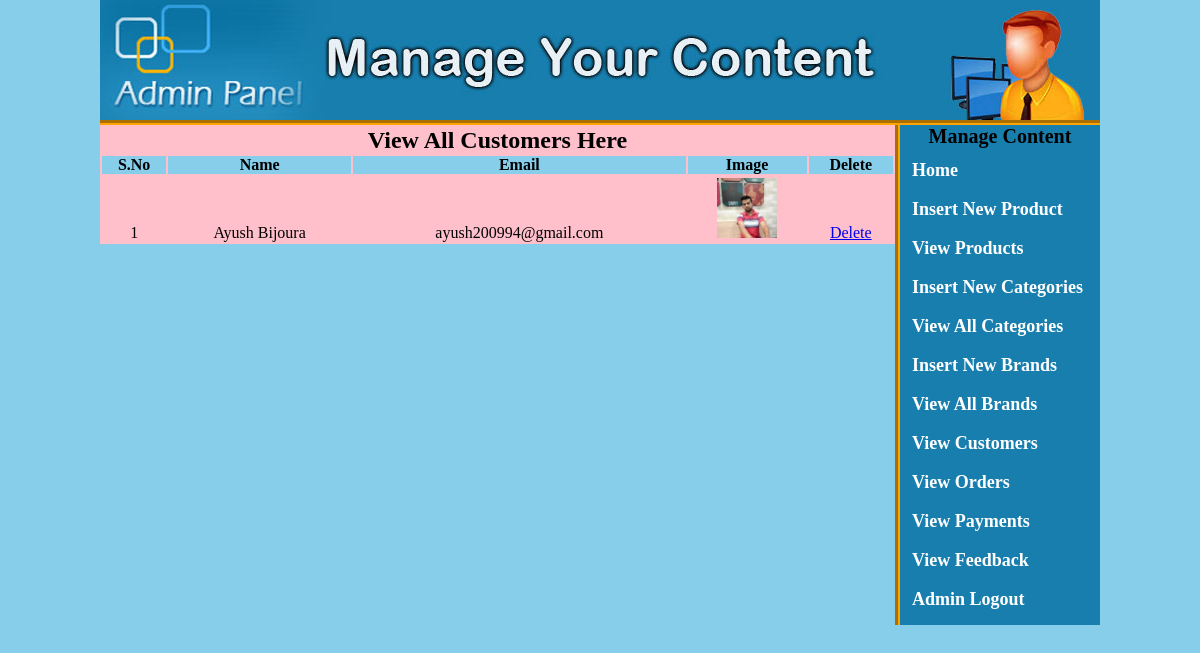
The app's page /admin_area/view_customers.php, older data.
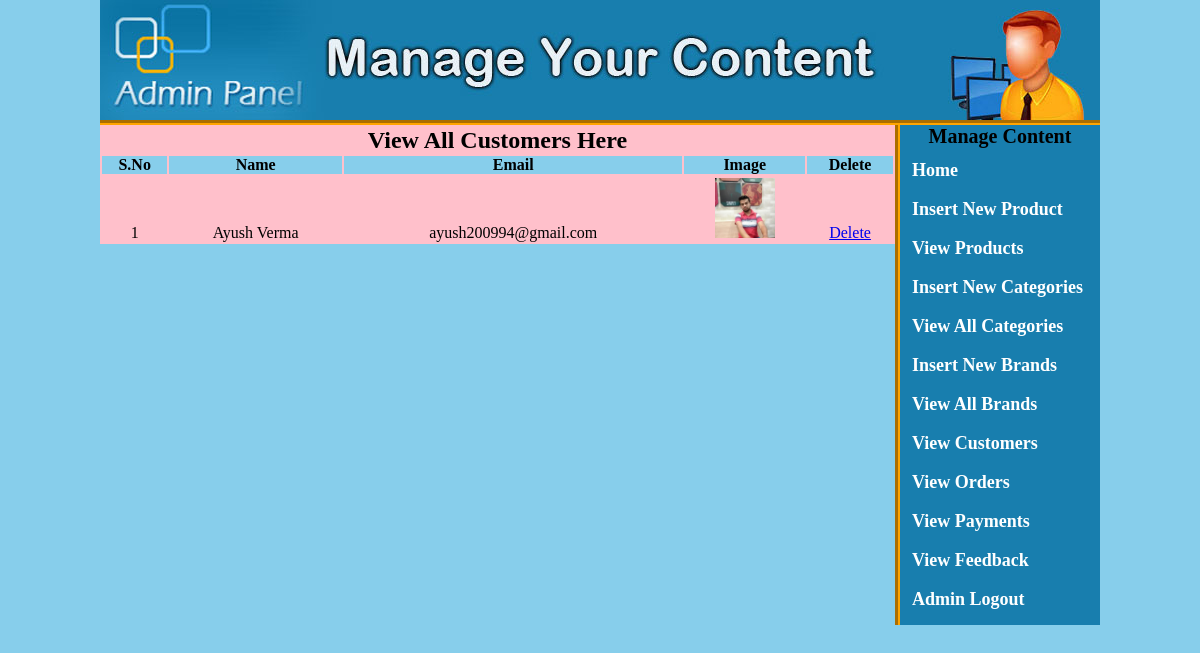
The same page, newer data.
### tables this page shows
CREATE TABLE IF NOT EXISTS `customers` (
  `customer_id` int(10) NOT NULL AUTO_INCREMENT,
  `customer_ip` varchar(255) NOT NULL,
  `customer_name` text NOT NULL,
  `customer_email` varchar(255) NOT NULL,
  `customer_pass` varchar(255) NOT NULL,
  `customer_country` text NOT NULL,
  `customer_city` text NOT NULL,
  `customer_contact` varchar(255) NOT NULL,
  `customer_address` varchar(300) NOT NULL,
  `customer_image` text NOT NULL,
  PRIMARY KEY (`customer_id`)
);

### admin_area/view_customers.php (the view, shortened to what this page needs)
<!doctype>
<html>
	<head>
	<link rel="stylesheet" href="styles/style.css" media="all"/>
	</head>
	<body>
	<div class="main_wrapper">
	<div id="header"></div>
	<div id="right">
	<p id="h"><b>Manage Content<b></p>
	<a href="index.php">Home</a>
	<a href="insert_product.php">Insert New Product</a>
	<a href="view_products.php">View Products</a>
	<a href="insert_cat.php">Insert New Categories</a>
	<a href="view_cats.php">View All Categories</a>
	<a href="index.php?insert_brand">Insert New Brands</a>
	<a href="index.php?view_brands">View All Brands</a>
	<a href="index.php?view_customers">View Customers</a>
	<a href="index.php?view_orders">View Orders</a>
	<a href="index.php?view_payments">View Payments</a>
	<a href="view_feedback.php">View Feedback</a>
	<a href="logout.php">Admin Logout</a>
	</div>
<table width="795" align="center" bgcolor="pink">
<tr align="center">
<td colspan="6"><h2><font style="font-weight:bold;">View All Customers Here</font></h2></td>
</tr>
<tr align="center" bgcolor="skyblue">
	<th><font style="font-weight:bold;">S.No</font></th>
	<th><font style="font-weight:bold;">Name</font></th>
	<th><font style="font-weight:bold;">Email</font></th>
	<th><font style="font-weight:bold;">Image</font></th>
	<th><font style="font-weight:bold;">Delete</font></th>
</tr>
<tr>
<?php
include("includes/db.php");
$get_c = "select * from customers";
$run_c = mysqli_query($con,$get_c);
$i = 0;
while($row_c = mysqli_fetch_array($run_c))
{
	$c_id = $row_c['customer_id'];
	$c_name = $row_c['customer_name'];
	$c_email = $row_c['customer_email'];
	$c_image = $row_c['customer_image'];
	$i++;
?>
<tr align="center">
	<td><?php echo $i;?></td>
	<td><?php echo $c_name;?></td>
	<td><?php echo $c_email;?></td>
	<td><img src="../customers/customer_images/<?php echo $c_image;?>" width="60" height="60"/></td>
	<td><a href="delete_c.php?delete_c=<?php echo $c_id; ?>">Delete</a></td>
</tr>
<?php } ?>
</table>

Row changes from the older to the newer data that the page shows:
removed customers: customer_name "Ayush Bijoura", customer_email "ayush200994@gmail.com", customer_image (picture)
added customers: customer_name "Ayush Verma", customer_email "ayush200994@gmail.com", customer_image (picture)
